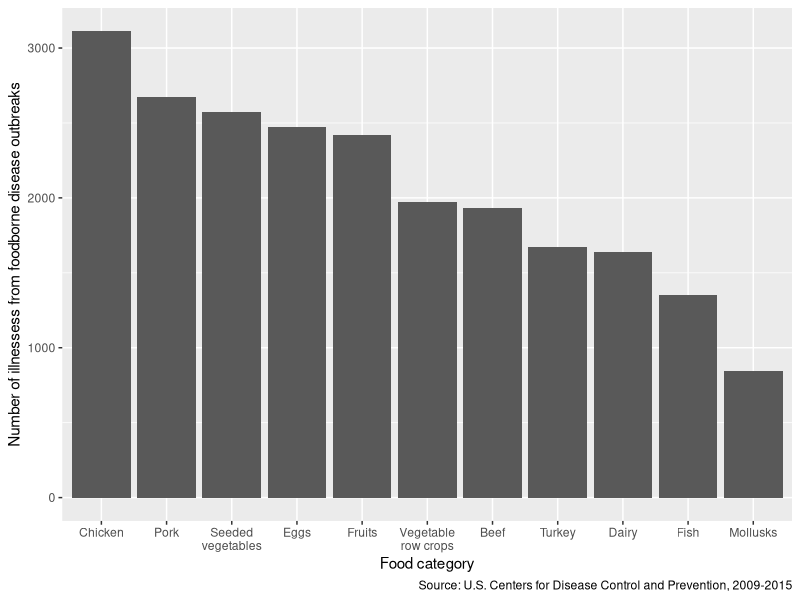
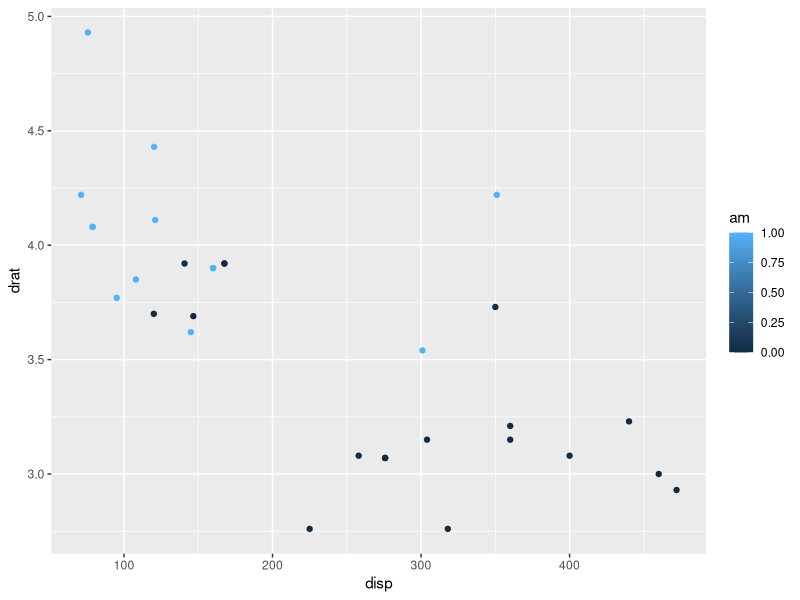
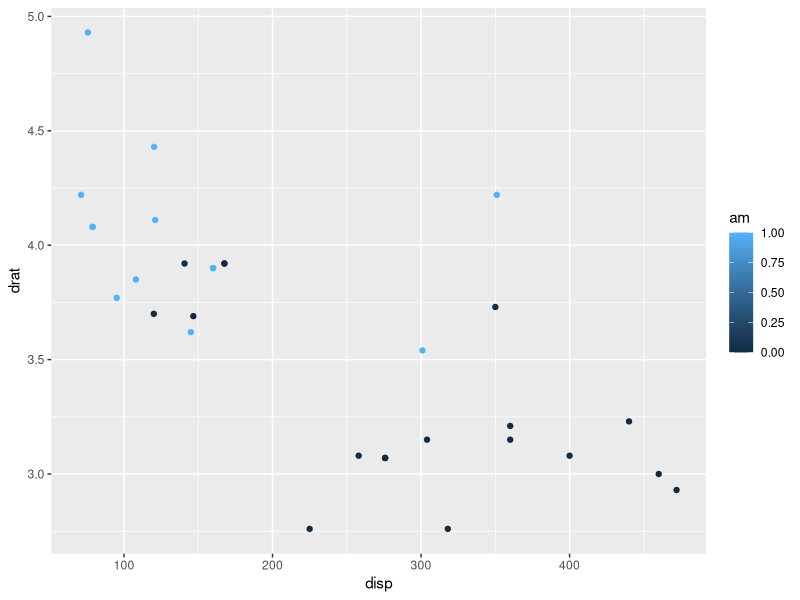
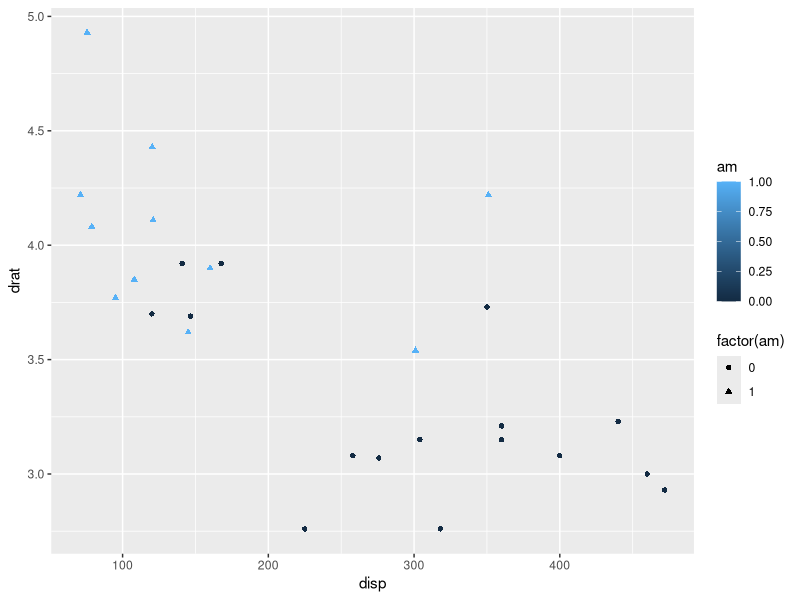
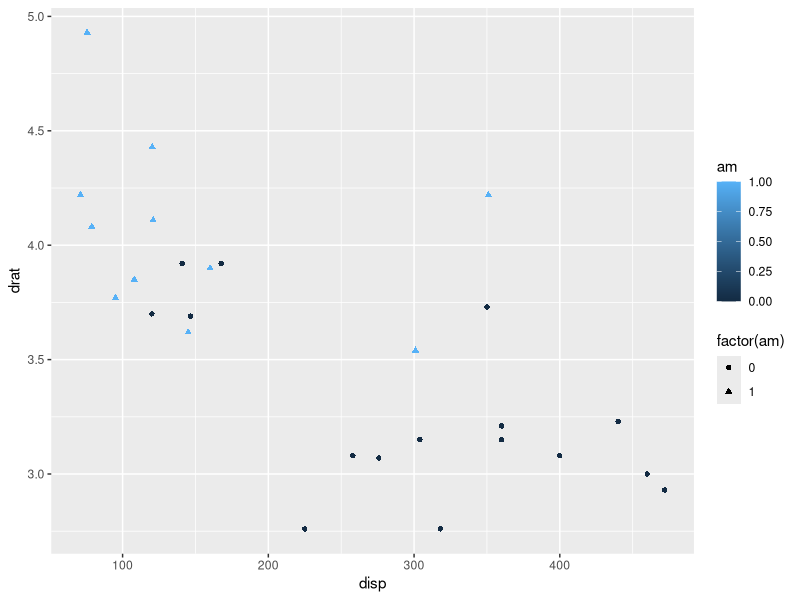

The R source for these figures, in order:
## ---- chunk 1
#| include: false
options(digits = 2)
library(tidyverse)
## ---- chunk 2


food <- tribble(
  ~group, ~category, ~outbreaks, ~outbreak_pct, ~illnesses, ~illness_pct,

  "Aquatic animal", "Mollusks", 105, 8, 846, 3,
  "Aquatic animal", "Fish", 222, 17, 1353, 5,
"Land animal", "Dairy", 136, 11, 1639, 6,
  "Land animal", "Eggs", 36, 3, 2470, 9,
  "Land animal", "Beef", 106, 8, 1934, 7,
  "Land animal", "Pork", 89, 7, 2670, 10,
  "Land animal", "Chicken", 123, 10, 3114, 12,
  "Land animal", "Turkey", 50, 4, 1675, 6,
   "Plant", "Seeded vegetables", 44, 3, 2572, 10,
   "Plant", "Vegetable row crops", 81, 6, 1972, 7,
  "Plant", "Fruits", 78, 6, 2420, 9
)

food |> 
ggplot(aes(x = fct_reorder(category, -illnesses), y = illnesses)) +
geom_bar(stat = "identity") +
scale_x_discrete(labels = scales::label_wrap(10)) +
labs(y = "Number of illnessess from foodborne disease outbreaks",
x = "Food category",
caption = "Source: U.S. Centers for Disease Control and Prevention, 2009-2015")

## ---- chunk 3
knitr::include_graphics("https://raw.githubusercontent.com/benmatthewsed/ui-data-visualization-course/master/figures/page-0.gif")
## ---- chunk 4
knitr::include_graphics("https://raw.githubusercontent.com/benmatthewsed/ui-data-visualization-course/master/figures/page-1.gif")
## ---- chunk 5
knitr::include_graphics("https://raw.githubusercontent.com/benmatthewsed/ui-data-visualization-course/master/figures/page-2.gif")
## ---- chunk 6
knitr::include_graphics("https://raw.githubusercontent.com/benmatthewsed/ui-data-visualization-course/master/figures/page-3.gif")
## ---- chunk 7
knitr::include_graphics("https://raw.githubusercontent.com/benmatthewsed/ui-data-visualization-course/master/figures/page-4.gif")
## ---- chunk 8
knitr::include_graphics("https://raw.githubusercontent.com/benmatthewsed/ui-data-visualization-course/master/figures/page-5.gif")
## ---- chunk 9
knitr::include_graphics("https://raw.githubusercontent.com/benmatthewsed/ui-data-visualization-course/master/figures/page-6.gif")
## ---- chunk 10
knitr::include_graphics("https://raw.githubusercontent.com/benmatthewsed/ui-data-visualization-course/master/figures/page-7.gif")
## ---- chunk 11

# code am to colour

ggplot(
  data = mtcars,
  mapping = aes(x = disp, y = drat)
) +
  geom_point(
    mapping = aes(colour = am)
  )

## ---- chunk 12
#| label: dual_code_display
#| echo: false
#| fig-retina: 1.25

ggplot(
  data = mtcars,
  mapping = aes(x = disp, y = drat)
) +
  geom_point(
    mapping = aes(colour = am)
  )
## ---- chunk 13

# code am to shape as well
# note - I had to cheat here and
# ask ggplot2 to treat
# am as a factor variable

ggplot(
  data = mtcars,
  mapping = aes(x = disp, y = drat)
) +
  geom_point(
    mapping = aes(
      colour = am,
      shape = factor(am)
    )
  )

## ---- chunk 14
#| label: dual_code_2_display
#| echo: false
#| fig-retina: 1.25

ggplot(
  data = mtcars,
  mapping = aes(x = disp, y = drat)
) +
  geom_point(
    mapping = aes(
      colour = am,
      shape = factor(am)
    )
  )
